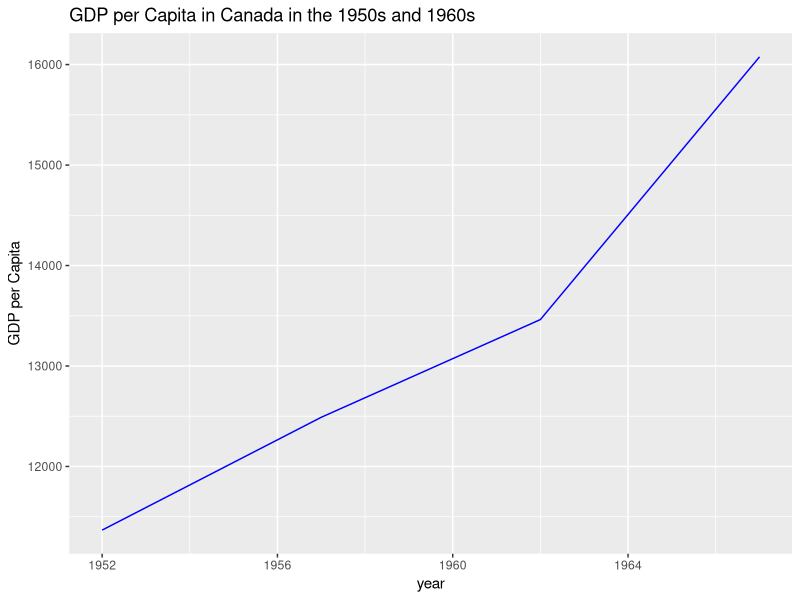
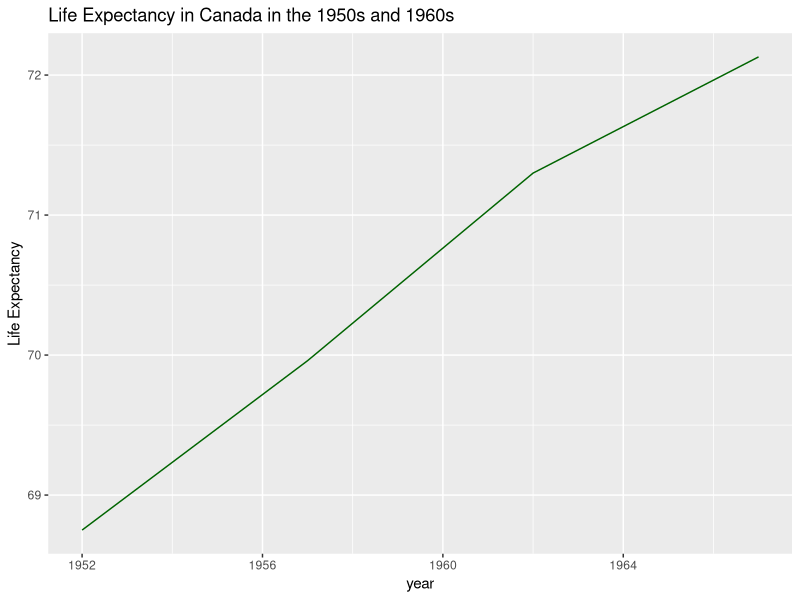

The R script that drew these images, in order:
## ---- chunk 1
#importing the data
library(readr)
gdp_52_67 <- read.csv("inputs/gdp_52-67.csv")
le_52_67 <- read.csv("inputs/le_52-67.csv")
## ---- chunk 2
#Merging the data based on column names
library(dplyr)
merged_data <- gdp_52_67 %>%
  full_join(le_52_67)
## ---- chunk 3
# calculating GDP per capita
merged_data$gdpPercap <- merged_data$gdp/ merged_data$pop
## ---- chunk 4
#visualizing life expectancy and gdp per capita for Canada in the 1950s and 60s
library(ggplot2)

#filtering the data for years 50-60s and Canada
filtered_data <- merged_data %>%
  filter(country == "Canada", year >= 1950, year <= 1969)

#creating a line plot for gdp per Capita and year
gdpPercap_plot <- ggplot(filtered_data, aes(x = year, y = gdpPercap)) +
  geom_line(color = "blue") +
  labs(y = "GDP per Capita") +
  ggtitle ("GDP per Capita in Canada in the 1950s and 1960s")

print(gdpPercap_plot)

#creating a line plot for life Expectancy and year
lifeExp_plot <- ggplot(filtered_data, aes(x = year, y = lifeExp)) +
  geom_line(color = "dark green") +
  labs(y = "Life Expectancy") +
  ggtitle ("Life Expectancy in Canada in the 1950s and 1960s")

print(lifeExp_plot)
## ---- chunk 5
#regressing life expectancy on GDP per Capita
model <- lm(lifeExp ~ gdpPercap, data = filtered_data)

summary(model)
